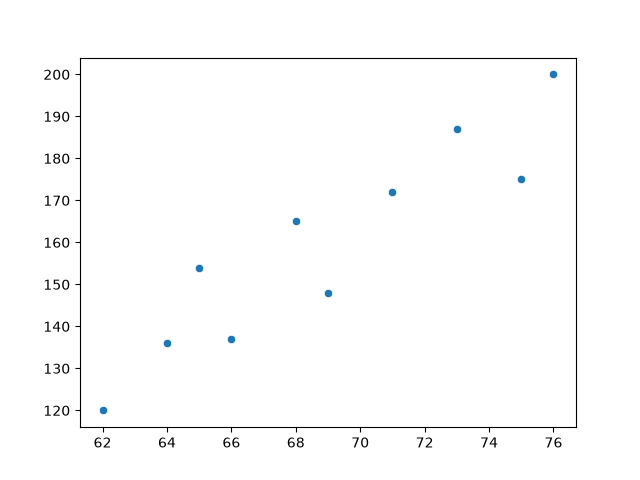

Recreate this plot in Python.
import seaborn as sns 
import matplotlib.pyplot as plt 

height = [62, 64, 69, 75, 66, 68, 65, 71, 76, 73]
weight = [120, 136, 148, 175, 137, 165, 154, 172, 200, 187]

sns.scatterplot(x = height, y = weight)
plt.show()  
